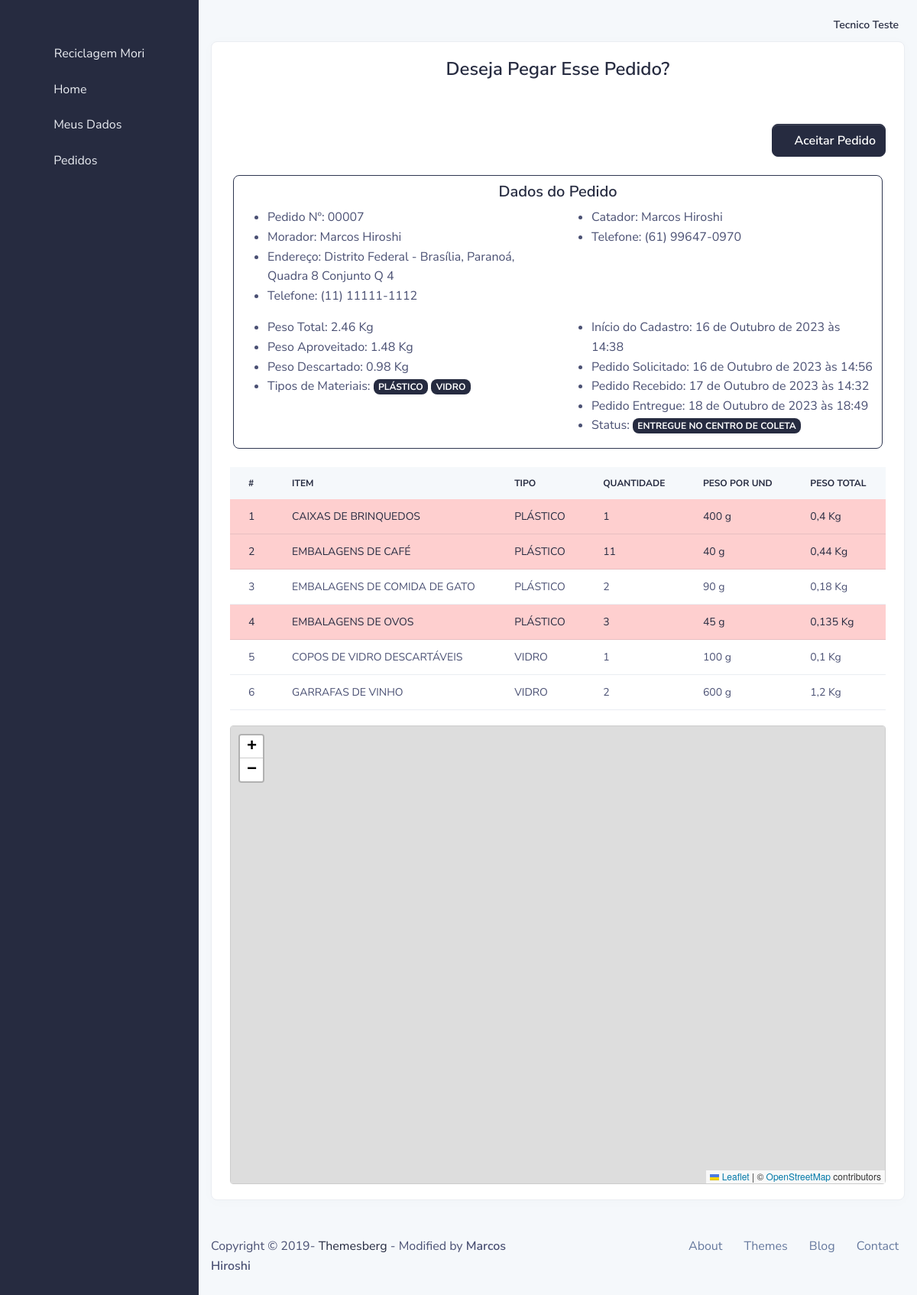
Page /catador/pedido/7/add/ (signed in) on the committed database.
### usuario/models.py (models this page shows, shortened)
class User(AbstractBaseUser, PermissionsMixin):
    email = models.EmailField(verbose_name='Email de usuário', unique=True)
    first_name = models.CharField(max_length=300, blank=True, verbose_name='Nome')
    last_name = models.CharField(max_length=300, blank=True, verbose_name='Sobrenome')
    date_joined = models.DateTimeField(_('date joined'), auto_now_add=True)
    is_active = models.BooleanField(_('active'), default=False)
    is_staff = models.BooleanField(_('staff'), default=False)
    profile_active = models.ForeignKey(Group, models.DO_NOTHING, related_name='profile_active', blank=True, null=True)
    objects = UserManager()
    USERNAME_FIELD = 'email'
    REQUIRED_FIELDS = ['first_name', 'last_name']
    class Meta:
        verbose_name = _('user')
        verbose_name_plural = _('users')
    def get_full_name(self):
        return ('%s %s' % (self.first_name, self.last_name)).strip()
    def __str__(self):
        return self.get_full_name().title()

### core/models/servico.py (models this page shows, shortened)
class OrdemServico(models.Model):
    status = models.ForeignKey(StatusServico, models.DO_NOTHING, related_name='ordem_servico_status')
    morador = models.ForeignKey(Morador, models.DO_NOTHING, related_name='ordem_servico_morador')
    catador = models.ForeignKey(Catador, models.DO_NOTHING, related_name='ordem_servico_catador', blank=True, null=True)
    data_criada = models.DateTimeField(auto_now_add=True)
    data_solicitada = models.DateTimeField(blank=True, null=True)
    data_buscada = models.DateTimeField(blank=True, null=True)
    data_entregue = models.DateTimeField(blank=True, null=True)
    def peso_total_servico(self):
        total = 0
        if hasattr(self, 'itens_ordem_servico'):
            for item in self.itens_ordem_servico.all():
                total += item.peso_total()
        return '%.2f' % total
    def peso_real(self):
        total = 0
        if hasattr(self, 'itens_ordem_servico'):
            for item in self.itens_ordem_servico.all():
                total += item.peso_total() if item.status.nome in ['ACEITO', 'ENTREGUE'] else 0
        return '%.2f' % total
    def peso_descartado(self):
        total = 0
        if hasattr(self, 'itens_ordem_servico'):
            for item in self.itens_ordem_servico.all():
                total += item.peso_total() if item.status.nome == 'NÃO ACEITO' else 0
        return '%.2f' % total
    def materiais_servico(self):
        lista = []
        if hasattr(self, 'itens_ordem_servico'):
            for item in self.itens_ordem_servico.all():
                if item.item.tipo.nome not in lista:
                    lista.append(item.item.tipo.nome)
        return lista
    def numero(self):
        return '{:0>5}'.format(self.id)

class ItemServico(models.Model):
    ordem = models.ForeignKey(OrdemServico, models.DO_NOTHING, related_name='itens_ordem_servico')
    status = models.ForeignKey(StatusItem, models.DO_NOTHING, related_name='itens_status', default=1)
    ponto_coleta = models.ForeignKey(PontoColeta, models.DO_NOTHING, related_name='itens_ponto_coleta', blank=True, null=True)
    item = models.ForeignKey(Item, models.DO_NOTHING, related_name='ordem_servico_item', verbose_name='Item para ser reciclado')
    qtd = models.PositiveIntegerField(verbose_name='Quantidade do mesmo item')
    class Meta:
        ordering = ['id']
    def peso_total(self):
        return (self.item.peso * self.qtd)/1000

class StatusItem(models.Model):
    nome = models.CharField(max_length=100)

class StatusServico(models.Model):
    nome = models.CharField(max_length=100)
    def __str__(self):
        return self.nome

### morador/models.py (models this page shows, shortened)
class Morador(models.Model):
    date_create = models.DateTimeField(auto_now_add=True)
    data_updated = models.DateTimeField(auto_now=True)
    user = models.OneToOneField(User, models.DO_NOTHING, related_name='morador_usuario')
    cpf = models.CharField(max_length=14, verbose_name='CPF')
    data_nascimento = models.DateField(verbose_name='Data de nascimento')
    genero = models.ForeignKey(Genero, models.DO_NOTHING, verbose_name='Gênero')
    telefone_1 = models.CharField(max_length=18, verbose_name='Telefone 1', help_text='(WHATSAPP)')
    telefone_2 = models.CharField(max_length=18, verbose_name='Telefone 2', null=True, blank=True)
    cep = models.CharField(max_length=9, verbose_name='CEP')
    logradouro = models.CharField(max_length=255, verbose_name='Endereço')
    complemento = models.CharField(max_length=255, verbose_name='Complemento', null=True, blank=True)
    municipio = models.ForeignKey(Municipio, models.DO_NOTHING, verbose_name='Município')
    longitude = models.DecimalField(max_length=255, max_digits=20, decimal_places=18, verbose_name='longitude', help_text='Coordenada geográfica da sua residência')
    latitude = models.DecimalField(max_length=255, max_digits=20, decimal_places=18, verbose_name='latitude', help_text='Coordenada geográfica da sua residência')
    def __str__(self):
        return self.user.get_full_name().title()
    def endereco(self):
        endereco = '%s - %s, %s %s' % (
            self.municipio.estado.nome,
            self.municipio.nome,
            self.logradouro,
            self.complemento if self.complemento else ''
        )
        return endereco.title()
    def localizacao(self):
        return [str(self.latitude), str(self.longitude)]

### core/models/localidade.py (models this page shows, shortened)
class Municipio(models.Model):
    nome = models.CharField(verbose_name="NOME", max_length=255)
    estado = models.ForeignKey(Estado, models.DO_NOTHING, verbose_name="ESTADO")

class Estado(models.Model):
    nome = models.CharField(max_length=255, verbose_name="NOME")
    uf = models.CharField(max_length=2, verbose_name="UF")
    regiao = models.ForeignKey(Regiao, models.DO_NOTHING, verbose_name="REGIÃO")

### catador/models.py (models this page shows, shortened)
class Catador(models.Model):
    date_create = models.DateTimeField(auto_now_add=True)
    data_updated = models.DateTimeField(auto_now=True)
    user = models.OneToOneField(User, models.DO_NOTHING, related_name='catador_usuario')
    cpf = models.CharField(max_length=14, verbose_name='CPF')
    data_nascimento = models.DateField(verbose_name='Data de nascimento')
    genero = models.ForeignKey(Genero, models.DO_NOTHING, verbose_name='Gênero')
    telefone_1 = models.CharField(max_length=18, verbose_name='Telefone 1', help_text='(WHATSAPP)')
    telefone_2 = models.CharField(max_length=18, verbose_name='Telefone 2', null=True, blank=True)
    cep = models.CharField(max_length=9, verbose_name='CEP')
    logradouro = models.CharField(max_length=255, verbose_name='Endereço')
    complemento = models.CharField(max_length=255, verbose_name='Complemento', null=True, blank=True)
    municipio = models.ForeignKey(Municipio, models.DO_NOTHING, verbose_name='Município')
    longitude = models.DecimalField(max_length=255, max_digits=20, decimal_places=18, verbose_name='longitude', help_text='Coordenada geográfica da sua residência')
    latitude = models.DecimalField(max_length=255, max_digits=20, decimal_places=18, verbose_name='latitude', help_text='Coordenada geográfica da sua residência')
    def __str__(self):
        return self.user.get_full_name().title()

### core/models/item.py (models this page shows, shortened)
class Item(models.Model):
    nome = models.CharField(max_length=100, verbose_name="NOME")
    tipo = models.ForeignKey(Tipo, models.DO_NOTHING, related_name='item_tipo')
    peso = models.PositiveIntegerField()
    class Meta:
        ordering = ['nome']

class Tipo(models.Model):
    nome = models.CharField(max_length=100, verbose_name="NOME")

### catador/views.py (the view, shortened to what this page needs)
# urls.py: path('pedido/<int:pk>/add/', CatadorPedidoAddView.as_view(), name='catador_pedido_add'),
class CatadorPedidoAddView(PermissionRequiredMixin, UserPassesTestMixin, UpdateView):
    model = OrdemServico
    template_name = '03_catador/pedido_add.html'
    fields = ['catador']
    permission_required = 'catador.view_catador'
    def test_func(self):
        return True if self.request.user.is_authenticated and self.request.user.profile_active.name == 'CATADOR' else False

### www/templates/03_catador/pedido_add.html (shortened to what this page needs)
{% extends '03_catador/base.html' %}
{% load static %}
{% block extra_css %}
<link rel="stylesheet" href="https://unpkg.com/leaflet@1.7.1/dist/leaflet.css" />
<link rel="stylesheet" href="https://cdn.jsdelivr.net/npm/leaflet-routing-machine@3.2.12/dist/leaflet-routing-machine.css" />
<link rel="stylesheet" href="{% static 'css/custom_marker.css' %}">
{% endblock extra_css %}
{% block main %}
    <div class="row">
        <div class="col-md-12">
            <div class="card border-light shadow-sm">
                <div class="card-body">
                    <div class="row">
                        <div class="col-md-12">
                            <h4 class="text-center">
                                Deseja Pegar Esse Pedido?
                            </h4>
                        </div>
                    </div>
                    <div class="row mt-4">
                        <div class="col">
                            <form method="POST">
                                <button type="button" class="btn btn-primary float-right mt-4" data-toggle="modal" data-target="#modal-notification">
                                    <span class="fa fa-plus-square"></span> Aceitar Pedido
                                </button>
                            </form>
                        </div>
                    </div>
                    {% include '02_morador/partials/dados_pedido.html' with pedido=object %}
                    <div class="row mt-4">
                        <div class="col-12">
                            {% include '02_morador/partials/itens_pedido.html' with itens=object.itens_ordem_servico.all status=object.status.nome %}
                        </div>
                    </div>
                    <div class="row">
                        <div class="col-md-12">
                            <div id="map-container">
                                <div id="map"></div>
                            </div>
                        </div>
                    </div>
                </div>
            </div>
        </div>
    </div>
{% endblock main %}

### www/templates/03_catador/partials/navbar_main.html (shortened to what this page needs)
{% load static %}
<nav class="navbar navbar-top navbar-expand navbar-dashboard navbar-dark pl-0 pr-2 pb-0">
    <div class="container-fluid px-0">
        <div class="d-flex justify-content-between w-100" id="navbarSupportedContent">
            <ul class="navbar-nav align-items-center">
                <li class="nav-item dropdown">
                    <a class="nav-link pt-1 px-0" href="#" role="button" data-toggle="dropdown" aria-haspopup="true"
                       aria-expanded="false">
                        <div class="media d-flex align-items-center">
                            <i class="fa fa-user" style="font-size: 18px; color: #0a0b10"></i>
                            <div class="media-body ml-2 text-dark align-items-center d-lg-block">
                                <span class="mb-0 font-small font-weight-bold">{{ user|title }}</span>
                            </div>
                        </div>
                    </a>
                </li>
            </ul>
        </div>
    </div>
</nav>

### www/templates/02_morador/partials/dados_pedido.html
<div class="row mt-4 border border-black rounded ml-1 mr-1">
    <div class="col-12">
        <h5 class="text-center mt-2">Dados do Pedido</h5>
        <div class="row">
            <div class="col">
                <ul>
                    <li>Pedido Nº: {{ pedido.numero }}</li>
                    <li>Morador: {{ pedido.morador }}</li>
                    <li>Endereço: {{ pedido.morador.endereco }}</li>
                    <li>Telefone: {{ pedido.morador.telefone_1 }}{% if pedido.morador.telefone_2 %}/{{ pedido.morador.telefone_2 }}{% endif %}</li>
                </ul>
            </div>
            <div class="col">
                <ul>
                    <li>Catador: {{ pedido.catador|default_if_none:'Sem Informação' }}</li>
                    <li>Telefone: {{ pedido.catador.telefone_1|default:'Sem Informação' }}{% if pedido.catador.telefone_2 %}/{{ pedido.catador.telefone_2 }}{% endif %}</li>
                </ul>
            </div>
        </div>
        <div class="row">
            <div class="col">
                <ul>
                    <li>Peso Total: {{ pedido.peso_total_servico }} Kg</li>
                    <li>Peso Aproveitado: {{ pedido.peso_real }} Kg</li>
                    <li>Peso Descartado: {{ pedido.peso_descartado }} Kg</li>
                    <li>Tipos de Materiais: {% for tipo in pedido.materiais_servico %}<span class="badge badge-md bg-primary">{{ tipo }}</span> {% empty %} SEM INFORMAÇÃO {% endfor %}</li>
                </ul>
            </div>
            <div class="col">
                <ul>
                    <li>Início do Cadastro: {{ pedido.data_criada }}</li>
                    <li>Pedido Solicitado: {{ pedido.data_solicitada|default_if_none:'Sem Informação' }}</li>
                    <li>Pedido Recebido: {{ pedido.data_buscada|default_if_none:'Sem Informação' }}</li>
                    <li>Pedido Entregue: {{ pedido.data_entregue|default_if_none:'Sem Informação' }}</li>
                    <li>Status: <span class="badge badge-md bg-primary">{{ pedido.status }}</span></li>
                </ul>
            </div>
        </div>
    </div>
</div>

### www/templates/02_morador/partials/itens_pedido.html (shortened to what this page needs)
<div class="table-responsive">
    <table class="table table-centered table-nowrap m-0 rounded">
        <thead class="thead-light">
            <tr>
                <th class="border-0">#</th>
                <th class="border-0">Item</th>
                <th class="border-0">Tipo</th>
                <th class="border-0">Quantidade</th>
                <th class="border-0">Peso Por Und</th>
                <th class="border-0">Peso Total</th>
            </tr>
        </thead>
        <tbody>
            {% for item in itens %}
                <tr {% if item.status.nome == 'NÃO ACEITO' %}class="table-danger" {% endif %}>
                    <td>{{ forloop.counter }}</td>
                    <td>{{ item.item.nome }}</td>
                    <td>{{ item.item.tipo.nome }}</td>
                    <td>{{ item.qtd }}</td>
                    <td>{{ item.item.peso }} g</td>
                    <td>{{ item.peso_total }} Kg</td>
                </tr>
            {% empty %}
                <tr>
                    <td {% if status == 'CADASTRANDO PEDIDO' %}colspan="7"{% else %}colspan="6"{% endif %} class="table-secondary">
                        <h5 class="text-center text-muted mt-2">NENHUM ITEM CADASTRADO</h5>
                    </td>
                </tr>
            {% endfor %}
        </tbody>
    </table>
</div>

### www/templates/03_catador/pedido_add.html (style rules this page uses)
#map-container { height: 600px; border: 1px solid #ccc; border-radius: 4px; margin-top: 20px; }
#map { width: 100%; height: 100%; }

### rows in the picture
User: first_name+last_name "Tecnico Teste"
OrdemServico: numero "00007", morador "Marcos Hiroshi", morador.endereco "Distrito Federal - Brasília, Paranoá, Quadra 8 Conjunto Q 4", morador.telefone_1 "(11) 11111-1112", catador "Marcos Hiroshi", catador.telefone_1 "(61) 99647-0970", peso_total_servico "2.46", peso_real "1.48", peso_descartado "0.98", data_criada "16 de Outubro de 2023 às 14:38", data_solicitada "16 de Outubro de 2023 às 14:56", data_buscada "17 de Outubro de 2023 às 14:32", data_entregue "18 de Outubro de 2023 às 18:49", status "ENTREGUE NO CENTRO DE COLETA"
Tipo: materiais_servico "PLÁSTICO"
Tipo: materiais_servico "VIDRO"
ItemServico: item.nome "CAIXAS DE BRINQUEDOS", item.tipo.nome "PLÁSTICO", qtd "1", item.peso "400", peso_total "0,4"
ItemServico: item.nome "EMBALAGENS DE CAFÉ", item.tipo.nome "PLÁSTICO", qtd "11", item.peso "40", peso_total "0,44"
ItemServico: item.nome "EMBALAGENS DE COMIDA DE GATO", item.tipo.nome "PLÁSTICO", qtd "2", item.peso "90", peso_total "0,18"
ItemServico: item.nome "EMBALAGENS DE OVOS", item.tipo.nome "PLÁSTICO", qtd "3", item.peso "45", peso_total "0,135"
ItemServico: item.nome "COPOS DE VIDRO DESCARTÁVEIS", item.tipo.nome "VIDRO", qtd "1", item.peso "100", peso_total "0,1"
ItemServico: item.nome "GARRAFAS DE VINHO", item.tipo.nome "VIDRO", qtd "2", item.peso "600", peso_total "1,2"
